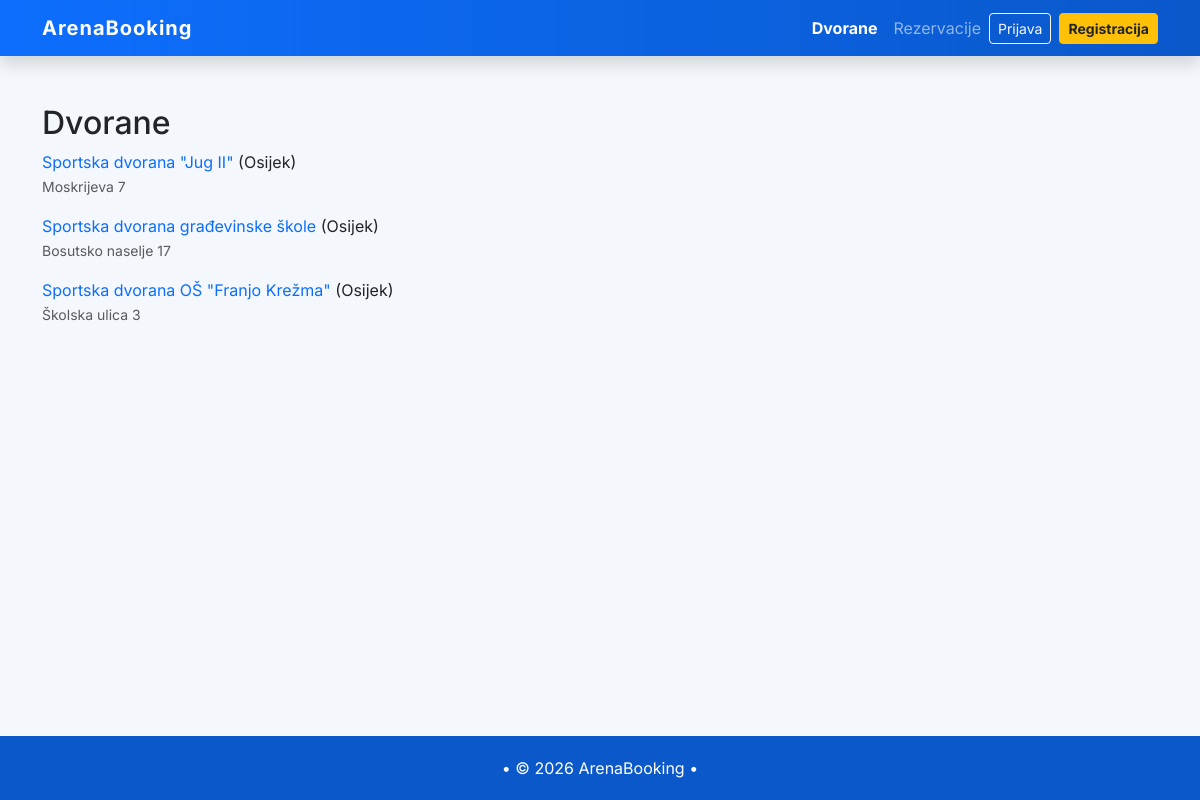
Page /facilities/ on the committed database.
### facilities/models.py (models this page shows, shortened)
class Facility(models.Model):
    name = models.CharField(max_length=120)
    address = models.CharField(max_length=200)
    city = models.CharField(max_length=80, blank=True)
    is_active = models.BooleanField(default=True)
    working_from = models.TimeField(default=time(8, 0))  # Podrazumijevano 08:00
    working_till = models.TimeField(default=time(22, 0)) # Podrazumijevano 22:00
    class Meta:
        verbose_name = "Facility"
        verbose_name_plural = "Facilities"

### facilities/views.py (the view)
# urls.py: path('facilities/', include('facilities.urls')),
def facilities(request):
    facilities=Facility.objects.all()
    return render(request,'facilities/facilities.html',{'facilities':facilities})

### facilities/templates/facilities/facilities.html (shortened to what this page needs)
{% extends "base.html" %}
{% block content %}
<h2>Dvorane</h2>
{% for facility in facilities %}
 <div class="mb-3">
    <a href="{% url 'facilities:facility_detail' facility.id %}"
       class="facility-link text-decoration-none">
        {{ facility.name }}
    </a>
    {% if facility.city %} ({{ facility.city }}){% endif %}
    <br>
    <small class="text-muted">{{ facility.address }}</small>
 </div>
{% endfor %}
{% endblock %}

### ArenaBooking/templates/base.html (style rules this page uses)
body { font-family: 'Inter', sans-serif; background-color: #f4f8fc; }

### rows in the picture
Facility: name "Sportska dvorana \"Jug II\"", city "Osijek", address "Moskrijeva 7"
Facility: name "Sportska dvorana građevinske škole", city "Osijek", address "Bosutsko naselje 17"
Facility: name "Sportska dvorana OŠ \"Franjo Krežma\"", city "Osijek", address "Školska ulica 3"
